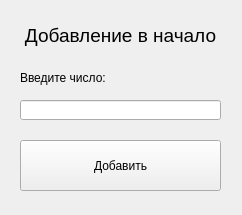
<?xml version="1.0" encoding="UTF-8"?>
<ui version="4.0">
 <class>Form</class>
 <widget class="QWidget" name="Form">
  <property name="geometry">
   <rect>
    <x>0</x>
    <y>0</y>
    <width>242</width>
    <height>215</height>
   </rect>
  </property>
  <property name="windowTitle">
   <string>Добавить первый</string>
  </property>
  <widget class="QLabel" name="label">
   <property name="geometry">
    <rect>
     <x>20</x>
     <y>20</y>
     <width>201</width>
     <height>31</height>
    </rect>
   </property>
   <property name="font">
    <font>
     <pointsize>14</pointsize>
    </font>
   </property>
   <property name="layoutDirection">
    <enum>Qt::LeftToRight</enum>
   </property>
   <property name="text">
    <string>Добавление в начало</string>
   </property>
   <property name="alignment">
    <set>Qt::AlignCenter</set>
   </property>
  </widget>
  <widget class="QPushButton" name="pushButton">
   <property name="geometry">
    <rect>
     <x>20</x>
     <y>140</y>
     <width>201</width>
     <height>51</height>
    </rect>
   </property>
   <property name="text">
    <string>Добавить</string>
   </property>
  </widget>
  <widget class="QLineEdit" name="lineEdit">
   <property name="geometry">
    <rect>
     <x>20</x>
     <y>100</y>
     <width>201</width>
     <height>20</height>
    </rect>
   </property>
  </widget>
  <widget class="QLabel" name="label_2">
   <property name="geometry">
    <rect>
     <x>20</x>
     <y>70</y>
     <width>91</width>
     <height>16</height>
    </rect>
   </property>
   <property name="text">
    <string>Введите число:</string>
   </property>
  </widget>
 </widget>
 <resources/>
 <connections/>
</ui>
